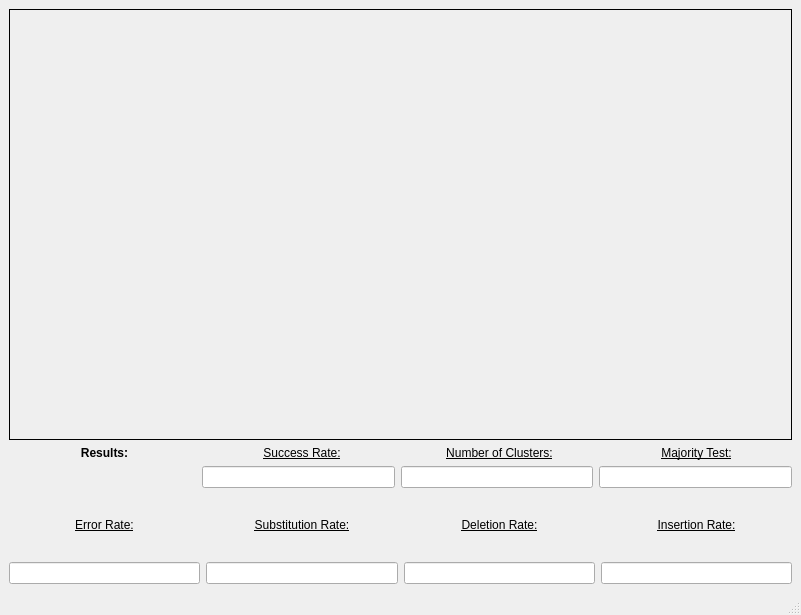
<?xml version="1.0" encoding="UTF-8"?>
<ui version="4.0">
 <class>recon_result_window</class>
 <widget class="QMainWindow" name="recon_result_window">
  <property name="geometry">
   <rect>
    <x>0</x>
    <y>0</y>
    <width>801</width>
    <height>615</height>
   </rect>
  </property>
  <property name="windowTitle">
   <string>MainWindow</string>
  </property>
  <widget class="QWidget" name="centralwidget">
   <layout class="QVBoxLayout" name="verticalLayout_2">
    <item>
     <layout class="QVBoxLayout" name="verticalLayout" stretch="7,0,0,1,0">
      <item>
       <widget class="QLabel" name="recon_histogram_img">
        <property name="frameShape">
         <enum>QFrame::Box</enum>
        </property>
        <property name="text">
         <string/>
        </property>
        <property name="scaledContents">
         <bool>false</bool>
        </property>
        <property name="alignment">
         <set>Qt::AlignCenter</set>
        </property>
       </widget>
      </item>
      <item>
       <layout class="QHBoxLayout" name="results_labels_HL">
        <item>
         <widget class="QLabel" name="recon_results_label">
          <property name="enabled">
           <bool>true</bool>
          </property>
          <property name="font">
           <font>
            <weight>75</weight>
            <bold>true</bold>
            <underline>false</underline>
           </font>
          </property>
          <property name="autoFillBackground">
           <bool>false</bool>
          </property>
          <property name="frameShape">
           <enum>QFrame::NoFrame</enum>
          </property>
          <property name="text">
           <string>Results:</string>
          </property>
          <property name="alignment">
           <set>Qt::AlignCenter</set>
          </property>
         </widget>
        </item>
        <item>
         <widget class="QLabel" name="recon_success_rate_label">
          <property name="font">
           <font>
            <underline>true</underline>
           </font>
          </property>
          <property name="text">
           <string>Success Rate:</string>
          </property>
          <property name="alignment">
           <set>Qt::AlignCenter</set>
          </property>
         </widget>
        </item>
        <item>
         <widget class="QLabel" name="recon_clusters_label">
          <property name="font">
           <font>
            <underline>true</underline>
           </font>
          </property>
          <property name="text">
           <string>Number of Clusters:</string>
          </property>
          <property name="alignment">
           <set>Qt::AlignCenter</set>
          </property>
         </widget>
        </item>
        <item>
         <widget class="QLabel" name="recon_maj_test_label">
          <property name="font">
           <font>
            <underline>true</underline>
           </font>
          </property>
          <property name="text">
           <string>Majority Test:</string>
          </property>
          <property name="alignment">
           <set>Qt::AlignCenter</set>
          </property>
         </widget>
        </item>
       </layout>
      </item>
      <item>
       <layout class="QHBoxLayout" name="results_vals_HL">
        <item>
         <spacer name="horizontalSpacer_3">
          <property name="orientation">
           <enum>Qt::Horizontal</enum>
          </property>
          <property name="sizeHint" stdset="0">
           <size>
            <width>40</width>
            <height>20</height>
           </size>
          </property>
         </spacer>
        </item>
        <item>
         <widget class="QLineEdit" name="recon_success_rate_val">
          <property name="enabled">
           <bool>true</bool>
          </property>
          <property name="font">
           <font>
            <weight>50</weight>
            <bold>false</bold>
            <strikeout>false</strikeout>
           </font>
          </property>
          <property name="alignment">
           <set>Qt::AlignCenter</set>
          </property>
          <property name="readOnly">
           <bool>true</bool>
          </property>
         </widget>
        </item>
        <item>
         <widget class="QLineEdit" name="recon_clusters_val">
          <property name="font">
           <font>
            <weight>50</weight>
            <italic>false</italic>
            <bold>false</bold>
           </font>
          </property>
          <property name="alignment">
           <set>Qt::AlignCenter</set>
          </property>
          <property name="readOnly">
           <bool>true</bool>
          </property>
         </widget>
        </item>
        <item>
         <widget class="QLineEdit" name="recon_maj_test_val">
          <property name="font">
           <font>
            <weight>50</weight>
            <bold>false</bold>
           </font>
          </property>
          <property name="alignment">
           <set>Qt::AlignCenter</set>
          </property>
          <property name="readOnly">
           <bool>true</bool>
          </property>
         </widget>
        </item>
       </layout>
      </item>
      <item>
       <layout class="QHBoxLayout" name="error_rate_labels_HL">
        <item>
         <widget class="QLabel" name="recon_error_rate_label">
          <property name="font">
           <font>
            <underline>true</underline>
           </font>
          </property>
          <property name="frameShape">
           <enum>QFrame::NoFrame</enum>
          </property>
          <property name="frameShadow">
           <enum>QFrame::Plain</enum>
          </property>
          <property name="midLineWidth">
           <number>0</number>
          </property>
          <property name="text">
           <string>Error Rate:</string>
          </property>
          <property name="alignment">
           <set>Qt::AlignCenter</set>
          </property>
          <property name="wordWrap">
           <bool>false</bool>
          </property>
         </widget>
        </item>
        <item>
         <widget class="QLabel" name="recon_substitution_rate_label">
          <property name="font">
           <font>
            <underline>true</underline>
           </font>
          </property>
          <property name="text">
           <string>Substitution Rate:</string>
          </property>
          <property name="alignment">
           <set>Qt::AlignCenter</set>
          </property>
         </widget>
        </item>
        <item>
         <widget class="QLabel" name="recon_deletion_rate_label">
          <property name="font">
           <font>
            <underline>true</underline>
           </font>
          </property>
          <property name="text">
           <string>Deletion Rate:</string>
          </property>
          <property name="alignment">
           <set>Qt::AlignCenter</set>
          </property>
         </widget>
        </item>
        <item>
         <widget class="QLabel" name="recon_insertion_rate_label">
          <property name="font">
           <font>
            <underline>true</underline>
           </font>
          </property>
          <property name="text">
           <string>Insertion Rate:</string>
          </property>
          <property name="alignment">
           <set>Qt::AlignCenter</set>
          </property>
         </widget>
        </item>
       </layout>
      </item>
      <item>
       <layout class="QHBoxLayout" name="error_rate_vals_HL">
        <item>
         <widget class="QLineEdit" name="recon_error_rate_val">
          <property name="enabled">
           <bool>true</bool>
          </property>
          <property name="font">
           <font>
            <weight>50</weight>
            <bold>false</bold>
           </font>
          </property>
          <property name="alignment">
           <set>Qt::AlignCenter</set>
          </property>
          <property name="readOnly">
           <bool>true</bool>
          </property>
         </widget>
        </item>
        <item>
         <widget class="QLineEdit" name="recon_substitution_rate_val">
          <property name="enabled">
           <bool>true</bool>
          </property>
          <property name="font">
           <font>
            <weight>50</weight>
            <bold>false</bold>
           </font>
          </property>
          <property name="alignment">
           <set>Qt::AlignCenter</set>
          </property>
          <property name="readOnly">
           <bool>true</bool>
          </property>
         </widget>
        </item>
        <item>
         <widget class="QLineEdit" name="recon_deletion_rate_val">
          <property name="enabled">
           <bool>true</bool>
          </property>
          <property name="font">
           <font>
            <weight>50</weight>
            <bold>false</bold>
           </font>
          </property>
          <property name="autoFillBackground">
           <bool>false</bool>
          </property>
          <property name="frame">
           <bool>true</bool>
          </property>
          <property name="alignment">
           <set>Qt::AlignCenter</set>
          </property>
          <property name="readOnly">
           <bool>true</bool>
          </property>
         </widget>
        </item>
        <item>
         <widget class="QLineEdit" name="recon_insertion_rate_val">
          <property name="enabled">
           <bool>true</bool>
          </property>
          <property name="font">
           <font>
            <weight>50</weight>
            <bold>false</bold>
           </font>
          </property>
          <property name="alignment">
           <set>Qt::AlignCenter</set>
          </property>
          <property name="readOnly">
           <bool>true</bool>
          </property>
         </widget>
        </item>
       </layout>
      </item>
     </layout>
    </item>
   </layout>
  </widget>
  <widget class="QMenuBar" name="menubar">
   <property name="geometry">
    <rect>
     <x>0</x>
     <y>0</y>
     <width>801</width>
     <height>21</height>
    </rect>
   </property>
  </widget>
  <widget class="QStatusBar" name="statusbar"/>
 </widget>
 <resources/>
 <connections/>
</ui>
